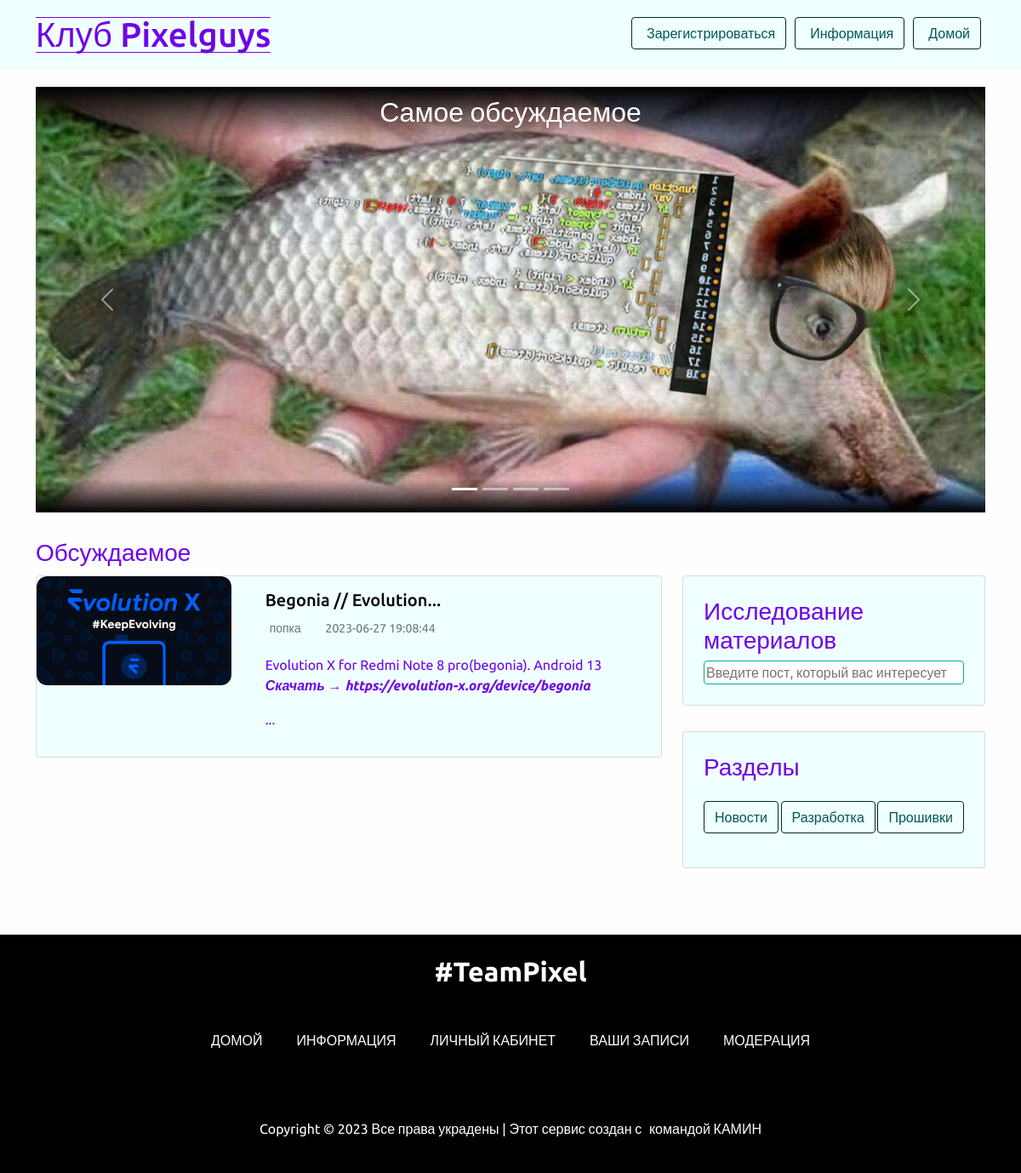
The page / on the database its author committed.
### tables this page shows
CREATE TABLE `posts` (
  `id` int NOT NULL,
  `id_user` int NOT NULL,
  `title` varchar(255) NOT NULL,
  `path_img` varchar(255) NOT NULL,
  `content` text NOT NULL,
  `id_topic` int DEFAULT NULL,
  `published` tinyint(1) NOT NULL,
  `created` datetime NOT NULL DEFAULT CURRENT_TIMESTAMP
);

CREATE TABLE `users` (
  `id` int NOT NULL,
  `admin` tinyint(1) NOT NULL,
  `name` varchar(150) NOT NULL,
  `email` varchar(200) NOT NULL,
  `age` tinyint DEFAULT NULL,
  `password` varchar(255) NOT NULL,
  `created` timestamp NOT NULL DEFAULT CURRENT_TIMESTAMP
);

CREATE TABLE `categories` (
  `id` int NOT NULL,
  `name` varchar(121) NOT NULL,
  `notice` text NOT NULL
);

### path.php (called while the page is built, shortened)
<?php
    $BASE_URL = 'http://localhost/soldatov/';
?>

### application/database/db.php (called while the page is built, shortened)
<?php
    require 'connect.php';
    function dbError($request) {
        $errorIn = $request->errorInfo();
        return true;
    }
    function allSelect($table, $params=[]) {
        global $pdo;
        $query = "SELECT * FROM $table";
        $request = $pdo->prepare($query);
        $request->execute();
        return $request->fetchAll();
    }
    function allSelectPostAuthorIndex($table1, $table2) {
        global $pdo;
        $query = "SELECT p.*, u.name FROM $table1 AS p JOIN $table2 AS u ON p.id_user=u.id WHERE p.published=1";
        $request = $pdo->prepare($query);
        $request->execute();
        return $request->fetchAll();
    }
?>

### application/controllers/topics.php (called while the page is built, shortened)
<?php
    include_once '../../application/database/db.php';
    $topics = allSelect('categories');
?>

### index.php (the view, shortened to what this page needs)
<?php
    include_once 'path.php';
    include_once 'application/controllers/topics.php';
    $posts = allSelectPostAuthorIndex('posts', 'users');
?>
<!DOCTYPE html>
<html lang="ru">
<head>
    <link rel="stylesheet" href="https://cdn.jsdelivr.net/npm/bootstrap@5.0.1/dist/css/bootstrap.min.css"
>
    <link rel="stylesheet" href="css/carousel.css">
    <link rel="stylesheet" href="css/main.css">
    <link rel="stylesheet" href="css/style.css">
</head>
<body>
    <?php include_once 'application/include/header.php'; ?>
    <div class="container">
        <div id="carouselIndicators" class="carousel slide" data-bs-ride="carousel">
            <h2 class="carousel-title">Самое обсуждаемое</h2>
            <div class="carousel-indicators">
                <button type="button" data-bs-target="#carouselIndicators" data-bs-slide-to="0" class="active"
                    aria-current="true" aria-label="Slide 1"></button>
                <button type="button" data-bs-target="#carouselIndicators" data-bs-slide-to="1"
                    aria-label="Slide 2"></button>
                <button type="button" data-bs-target="#carouselIndicators" data-bs-slide-to="2"
                    aria-label="Slide 3"></button>
                <button type="button" data-bs-target="#carouselIndicators" data-bs-slide-to="3"
                    aria-label="Slide 4"></button>
            </div>
            <div class="carousel-inner">
                <div class="carousel-item active">
                    <img src="images/img-1.jpg" class="d-block w-100" alt="...">
                </div>
            </div>
            <button class="carousel-control-prev" type="button" data-bs-target="#carouselIndicators"
                data-bs-slide="prev">
                <span class="carousel-control-prev-icon" aria-hidden="true"></span>
            </button>
            <button class="carousel-control-next" type="button" data-bs-target="#carouselIndicators"
                data-bs-slide="next">
                <span class="carousel-control-next-icon" aria-hidden="true"></span>
            </button>
        </div>
    </div>
    <div class="container">
        <div class="row content">
            <div class="col-md-8 col-12 main-content">
                <h3>Обсуждаемое</h3>
                <?php foreach($posts as $post): ?>
                    <div class="card news">
                        <div class="row">
                            <div class="col-md-4">
                                <img src="<?=$BASE_URL . 'images/posts/' . $post['path_img']?>" class="img-fluid rounded-start" alt="<?=$post['title']?>">
                            </div>
                            <div class="col-md-8">
                                <div class="text card-body">
                                    <h5 class="card-title"><a href="<?=$BASE_URL . 'one.php?post=' . $post['id'];?>">
                                        <?=substr($post['title'], 0, 20) . '...';?>
                                    </a></h5>
                                    <small class="card-text text-muted"><?=$post['name'];?></small>
                                    <small class="card-text text-muted"><?=$post['created'];?></small>
                                    <p class="introduction card-text"><?=substr($post['content'], 0, 170) . '...';?></p>
                                </div>
                            </div>
                        </div>
                    </div>
                <?php endforeach; ?>
            </div>
            <div class="sidebar col-md-4 col-12">
                <div class="search">
                    <h3>Исследование материалов</h3>
                    <form action="" method="post">
                        <input type="text" name="search-term" class="text-input"
                            placeholder="Введите пост, который вас интересует">
                    </form>
                </div>
                <div class="top">
                    <h3>Разделы</h3>
                    <ul>
                        <?php foreach ($topics as $key => $topic): ?>
                            <li><a href="<?=$BASE_URL . 'category.php?id=' . $topic['id'];?>" class="btn btn-outline-info"><?=$topic['name']?></a></li>
                        <?php endforeach; ?>
                    </ul>
                </div>
            </div>
        </div>
    </div>
    <?php include_once 'application/include/footer.php'; ?>
</body>
</html>

### application/include/header.php
<link rel="stylesheet" href="css/header.css">
<header class="container-fluid">
    <div class="container">
        <div class="row">
            <div class="col-5">
                <h1 class="title">Клуб Pixelguys</h1>
            </div>
            <nav class="col-7">
                <ul>
                    <li><a href="<?php echo $BASE_URL ?>" class="btn btn-outline-info"><span class="las la-home"></span>Домой</a></li>
                    <li><a href="<?php echo $BASE_URL . 'info.php' ?>" class="btn btn-outline-info"><span class="las la-newspaper"></span>Информация</a></li>
                    <li>
                        <?php if (isset($_SESSION['id'])) : ?>
                            <a href="#" class="btn btn-outline-info dropdown-toggle" data-bs-toggle="dropdown">
                                <span class="las la-user-tie"></span><?php echo $_SESSION['login'] ?>
                            </a>
                            <ul class="dropdown-menu">
                                <?php if ($_SESSION['admin']) : ?>
                                    <li><a class="dropdown-item" href="<?php echo $BASE_URL . 'admin/posts/index.php'?>">Главная страница</a></li>
                                <?php endif; ?>
                                <li><a class="dropdown-item" href="<?php echo $BASE_URL . 'logout.php' ?>">Выход</a></li>
                            </ul>
                        <?php else : ?>
                            <a href="<?php echo $BASE_URL . 'registration.php' ?>" class="btn btn-outline-info">
                                <span class="las la-user-tie"></span>Зарегистрироваться
                            </a>
                        <?php endif; ?>
                    </li>
                </ul>
            </nav>
        </div>
    </div>
</header>

### application/include/footer.php (shortened to what this page needs)
<link rel="stylesheet" href="css/footer.css">
<footer>
    <div class="container">
        <div class="row justify-content-center">
            <div class="col-md-12 text-center">
                <h2 class="footer-heading"><a href="#" class="logo">#TeamPixel</a></h2>
                <p class="menu">
                    <a href="#">Домой</a>
                    <a href="#">Информация</a>
                    <a href="#">Личный кабинет</a>
                    <a href="#">Ваши записи</a>
                    <a href="#">Модерация</a>
                </p>
                <ul class="footer-social">
                </ul>
            </div>
        </div>
        <div class="row">
            <div class="col-md-12 text-center">
                <p class="copyright">
                    Copyright &copy;
                    Все права украдены | Этот сервис создан с
                    <span class="las la-heart"></span>командой
                    <a href="https://itdeti.ru">КАМИН</a>
                </p>
            </div>
        </div>
    </div>
</footer>

### css/carousel.css (style rules this page uses)
.container img { max-height: 500px; object-fit: cover; }
#carouselIndicators { margin-top: 20px; }
.carousel-title { position: absolute; z-index: 10; height: 60px; padding-top: 10px; text-align: center; color: #ffffff; width: 100%; background: linear-gradient(#000000, #ffffff00);; }
.carousel-indicators { margin: 0; padding-right: 15%; padding-bottom: 1rem; padding-left: 15%; background: linear-gradient(#ffffff00, #000000);; }

### css/main.css (style rules this page uses)
.main-content h3 { margin: 30px 0px 10px 0px ; }
.card-title a { color: #000000; }
small { margin-right: 20px; }
.introduction { margin-top: 20px; color:#303030; }
.card { background-color: #f0ffff; margin-bottom: 30px; }
.search, .top { background-color: #f0ffff; padding: 24px; border: 1px solid rgba(0,0,0,.125); border-radius: .25rem; margin-bottom: 30px; }
.search { margin-top: 74px; }
.search input { width: 100%; border: 1px solid #00aaaa; border-radius: 0.25rem; }
.sidebar > .top > ul { padding: 0; display: flex; justify-content: space-between; }
.sidebar > .top > ul > li { list-style: none; margin-top: 15px; }

### css/style.css (style rules this page uses)
html, body { margin: 0; height: 100%; font-family: 'Ubuntu', sans-serif; color: #6e04e7; background-color: #fefefe; }
a { text-decoration: none; }

### css/header.css (style rules this page uses)
.btn-outline-info { color: #005858; border: 1px solid #002929; }
header { background-color: #f0ffff; }
.title { margin-top: 20px; margin-bottom: 20px; display: inline-block; border-top: 1px solid; border-bottom: 1px solid; line-height: 1; }
header > .container > .row > nav > ul { list-style: none; }
header > .container > .row > nav > ul > li { float: right; margin: 20px 5px; }

### css/footer.css (style rules this page uses)
footer { background-color: #000000; padding: 2% 0; color: #ffffff; margin-top: 4%; }
footer a { color: #ffffff; }
footer .footer-heading { margin-bottom: 50px; font-weight: 800; }
footer .footer-heading > a, .footer-social a { transition: color 1s ease; }
footer .menu>a { margin: 0px 20px; text-transform: uppercase; }
footer .menu { height: 24px; display: flex; justify-content: center; align-items: center; flex-wrap: wrap; }
.footer-social { padding: 0; margin-top: 40px; }

### rows shown on the page
posts: path_img (picture), title "Begonia // Evolution", id_user.name "попка", created "2023-06-27 19:08:44", content "Evolution X for Redmi Note 8 pro(begonia). Android 13 Скачать → https://evolution-x.org/device/begonia"
categories: name "Новости"
categories: name "Разработка"
categories: name "Прошивки"
